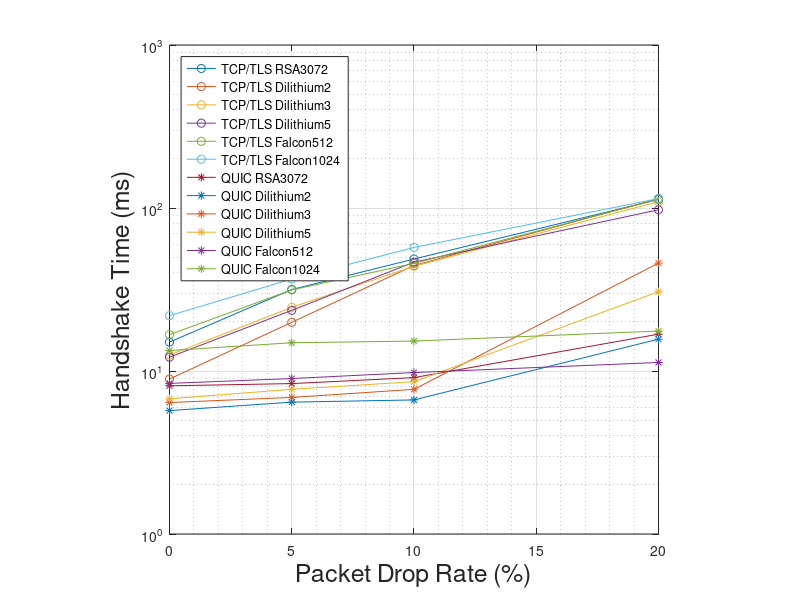

Reproduce this figure in MATLAB.
clear all

%{
selections

1: quic and tls data with 9 drop rates and 10 samples
2: tls data with 9 drop rates and 1000 samples
3: tls data with 5 drop rates and 1000 samples
4: tls data with 4 drop rates (0,5,10,20) and 1000 samples
%}


selection = 4;

if selection == 1
    %quic data with 9 drop rates and 10 samples
    x = [0 5 10 15 20 25 30 35 40];
    y = [8.695173262 8.629846566 8.047533035 7.985806469 13.41795922 9.529900555 32.79318808 434.2783217 11.45131588
    6.544303894	4.749417305	5.830097199	8.260846139	7.25710392	11.15381718	8.411431313	8.185744284	58.37039947
    6.024575233	6.209206583	6.171250343	6.540107724	7.969975479	6.545281407	8.18490982	8.599925037	642.0085433
    7.767415046	9.21881199	8.655285837	7.955455784	7.859110837	8.120965955	6.669807441	8.744978899	7.5855732
    9.316611286	8.12036991	7.867288588	8.124160765	7.496333121	80.16850948	7.86240101	8.583188053	17.31464864
    12.76328563	12.97330857	13.36572171	16.45607951	15.16993046	12.76195048	16.63460732	15.88089464	12.12100982];
    %tls data with 9 drop rates and 10 samples
    z = [23.01409244	35.65008642	13.09833527	37.69719601	127.9998779	146.6828584	302.5813103	234.7188234	33.95493029
   7.411003109	49.11291604	51.29601957	202.8107169	50.38070679	10.59389114	252.6901721	195.0881006	378.4813408
   13.25833798	8.059072486	35.78243254	9.368848804	165.7651663	118.4631824	116.2591695	727.8258088	123.0562209
   17.88449289	11.97397709	36.81724066	32.15746881	73.45192434	104.3663741	197.8394509	529.9631361	96.21708396
   14.59240914	12.15834618	36.16075515	11.07621193	162.0191812	100.8547307	163.4907962	210.3712558	269.5790534
   20.28882502	29.95557786	18.58947277	155.9488773	77.5407553	208.4122179	560.8622784	278.8308619	5.90250492];
    plot(x,y,x,z,'--')
    set(gca, 'YScale', 'log')
    ylabel('Handshake Time (ms)','FontSize',18)
    xlabel('Packet Drop Rate (%)','FontSize',18)
    legend({'RSA 3072','Dilithium 2','Dilithium 3','Dilithium 5','Falcon 512','Falcon 1024','TCP'},'FontSize',14)
    legend('Location','northwest')
    grid on
    grid minor
    axis square

elseif selection == 2
    %tls data with 9 drop rates and 1000 samples
    x = [0 5 10 15 20 25 30 35 40];
    y = [15.0426962	31.6143265	48.6450293	77.5969443	112.87435	166.224248	235.283324	281.156161	293.386755
    8.921268702	19.89830756	44.4141269	72.5677059	114.044445	155.08949	200.654529	298.879165	281.98114
    12.5220101	24.59621024	43.8976784	69.1551957	109.362925	153.992878	223.01962	299.708437	338.370623
    12.1575196	23.5603874	46.5200851	74.8022897	97.5426736	145.775265	229.175172	303.994443	320.754321
    16.7149951	31.4340405	45.7379036	76.9947426	113.022259	147.440938	203.375823	286.888195	318.560271
    21.8567877	36.667181	57.2596824	86.9759176	114.232093	173.056225	221.405254	287.782331	302.872536];
    %quic data with 9 drop rates and 1000 samples    
     z = [8.112297	8.37153	9.110029	13.23372	16.82594	26.27992	93.79313	165.6946	388.3478
    5.716916323	6.441332	6.646052	8.019722	15.68176	32.42768	30.83452	73.99368	78.78724
    6.404416	6.886349	7.718261	8.249979	45.93917	20.29497	20.67745	78.17918	130.6784
    6.75817	7.720164	8.599003	7.953617	30.65121	32.73516	46.63744	59.30492	125.9837
    8.39404	8.991255	9.782846	11.18416	11.28093	16.06902	36.20807	36.92629	54.77914
    13.34471	14.90665	15.26271	34.44567	17.59507	22.80638	22.03492	35.8588	162.3324];
    plot(x,y,'-o',x,z,'-*')
    set(gca, 'YScale', 'log')
    ylabel('Handshake Time (ms)','FontSize',18)
    xlabel('Packet Drop Rate (%)','FontSize',18)
    legend({'TCP/TLS RSA3072','TCP/TLS Dilithium2','TCP/TLS Dilithium3','TCP/TLS Dilithium5','TCP/TLS Falcon512','TCP/TLS Falcon1024','QUIC RSA3072','QUIC Dilithium2','QUIC Dilithium3','QUIC Dilithium5','QUIC Falcon512','QUIC Falcon1024'},'FontSize',9)
    %legend({'TCP/TLS','','','','','','QUIC'},'FontSize',14)
    legend('Location','northwest')
    grid on
    grid minor
    axis square
 elseif selection == 3
    %tls data with 5 drop rates and 1000 samples
    x = [0 5 10 20 40];
    y = [15.0426962	31.6143265	48.6450293	112.87435	293.386755
    8.921268702	19.89830756	44.4141269	114.044445	281.98114
    12.5220101	24.59621024	43.8976784	109.362925	338.370623
    12.1575196	23.5603874	46.5200851	97.5426736	320.754321
    16.7149951	31.4340405	45.7379036	113.022259	318.560271
    21.8567877	36.667181	57.2596824	114.232093	302.872536];
    %quic data with 5 drop rates and 1000 samples    
     z = [8.112297	8.37153	9.110029	16.82594	388.3478
    5.716916323	6.441332	6.646052	15.68176	78.78724
    6.404416	6.886349	7.718261	45.93917	130.6784
    6.75817	7.720164	8.59900	30.65121	125.9837
    8.39404	8.991255	9.782846	11.28093	54.77914
    13.34471	14.90665	15.26271	17.59507	162.3324];
    plot(x,y,'-o',x,z,'-*')
    set(gca, 'YScale', 'log')
    ylabel('Handshake Time (ms)','FontSize',18)
    xlabel('Packet Drop Rate (%)','FontSize',18)
    legend({'TCP/TLS RSA3072','TCP/TLS Dilithium2','TCP/TLS Dilithium3','TCP/TLS Dilithium5','TCP/TLS Falcon512','TCP/TLS Falcon1024','QUIC RSA3072','QUIC Dilithium2','QUIC Dilithium3','QUIC Dilithium5','QUIC Falcon512','QUIC Falcon1024'},'FontSize',9)
    %legend({'TCP/TLS','','','','','','QUIC'},'FontSize',14)
    legend('Location','northwest')
    grid on
    grid minor
    axis square
  elseif selection == 4
    %tls data with 4 drop rates and 1000 samples
    x = [0 5 10 20];
    y = [15.0426962	31.6143265	48.6450293	112.87435
    8.921268702	19.89830756	44.4141269	114.044445
    12.5220101	24.59621024	43.8976784	109.362925
    12.1575196	23.5603874	46.5200851	97.5426736
    16.7149951	31.4340405	45.7379036	113.022259
    21.8567877	36.667181	57.2596824	114.232093];
    %quic data with 4 drop rates and 1000 samples    
     z = [8.112297	8.37153	9.110029	16.82594
    5.716916323	6.441332	6.646052	15.68176
    6.404416	6.886349	7.718261	45.93917
    6.75817	7.720164	8.59900	30.65121
    8.39404	8.991255	9.782846	11.28093
    13.34471	14.90665	15.26271	17.59507];
    plot(x,y,'-o',x,z,'-*')
    set(gca, 'YScale', 'log')
    ylabel('Handshake Time (ms)','FontSize',18)
    xlabel('Packet Drop Rate (%)','FontSize',18)
    legend({'TCP/TLS RSA3072','TCP/TLS Dilithium2','TCP/TLS Dilithium3','TCP/TLS Dilithium5','TCP/TLS Falcon512','TCP/TLS Falcon1024','QUIC RSA3072','QUIC Dilithium2','QUIC Dilithium3','QUIC Dilithium5','QUIC Falcon512','QUIC Falcon1024'},'FontSize',9)
    %legend({'TCP/TLS','','','','','','QUIC'},'FontSize',14)
    legend('Location','northwest')
    grid on
    grid minor
    axis square
    
end